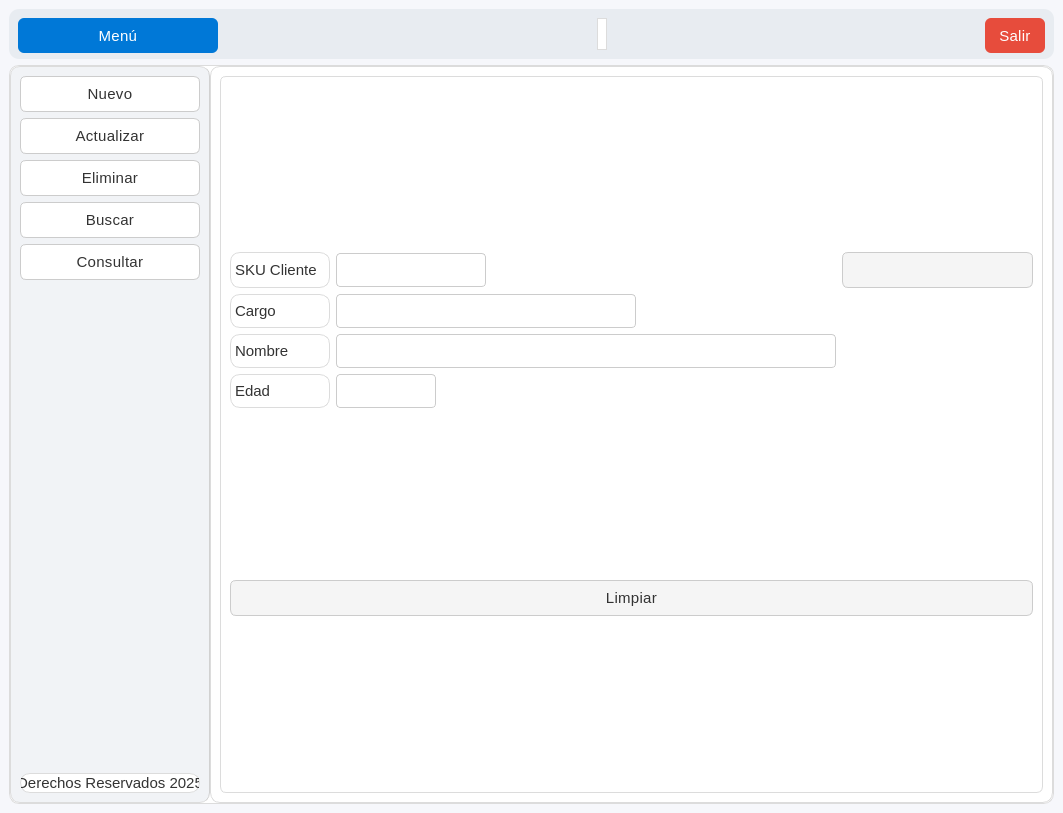
<?xml version="1.0" encoding="UTF-8"?>
<ui version="4.0">
 <class>MainWindow</class>
 <widget class="QMainWindow" name="MainWindow">
  <property name="geometry">
   <rect>
    <x>0</x>
    <y>0</y>
    <width>1063</width>
    <height>813</height>
   </rect>
  </property>
  <property name="windowTitle">
   <string>MainWindow</string>
  </property>
  <property name="styleSheet">
   <string notr="true">/* === Estilo general === */
QMainWindow {
    background-color: #f6f7fb;
    color: #333333;
    font-family: &quot;Segoe UI Variable&quot;, &quot;Roboto&quot;, &quot;Open Sans&quot;, sans-serif;
    font-size: 16px;
    font-weight: 300; /* Más delgada */
}

/* === Frames === */
QFrame {
    background-color: #ffffff;
    border-radius: 10px;
    border: 1px solid #dcdcdc;
}

/* Barra superior */
#frame_superior {
    background-color: #e8ecf1;
    border: none;
}

/* Panel lateral */
#frame_lateral {
    background-color: #f1f3f6;
    border-right: 1px solid #d1d1d1;
}

/* Área principal */
#frame_paginas {
    background-color: #ffffff;
}

/* === Botones === */
QPushButton {
    background-color: #f5f5f5;
    color: #333333;
    border: 1px solid #cccccc;
    border-radius: 6px;
    padding: 8px 14px;
    font-weight: 400;
    font-size: 15px;
    letter-spacing: 0.3px;
}

QPushButton:hover {
    background-color: #0078d7;
    color: #ffffff;
    border: 1px solid #0078d7;
}

QPushButton:pressed {
    background-color: #005a9e;
    color: #ffffff;
    border: 1px solid #005a9e;
}

/* Botón principal (Menú) */
#boton_menu {
    background-color: #0078d7;
    color: white;
    border: none;
    font-weight: 400;
}
#boton_menu:hover {
    background-color: #006cbe;
}
#boton_menu:pressed {
    background-color: #005a9e;
}

/* Botón salir */
#boton_salir {
    background-color: #e74c3c;
    color: white;
    border: none;
}
#boton_salir:hover {
    background-color: #c0392b;
}
#boton_salir:pressed {
    background-color: #a93226;
}

/* === Campos de texto === */
QLineEdit {
    background-color: #ffffff;
    color: #333333;
    border: 1px solid #cccccc;
    border-radius: 4px;
    padding: 6px 8px;
    font-size: 15px;
    font-weight: 300;
}

QLineEdit:focus {
    border: 1px solid #0078d7;
    background-color: #f9fcff;
}

/* === Labels === */
QLabel {
    color: #333333;
    font-weight: 300;
    font-size: 15px;
}

/* Label inferior o secundario */
#label {
    color: #666666;
    font-size: 13px;
    font-style: italic;
}

/* === Stacked Widget === */
QStackedWidget {
    background-color: #ffffff;
    border: 1px solid #dcdcdc;
    border-radius: 6px;
}

/* === Scrollbars === */
QScrollBar:vertical {
    border: none;
    background: #f0f0f0;
    width: 10px;
    border-radius: 4px;
}
QScrollBar::handle:vertical {
    background: #cccccc;
    min-height: 20px;
    border-radius: 4px;
}
QScrollBar::handle:vertical:hover {
    background: #0078d7;
}
QScrollBar::add-line:vertical,
QScrollBar::sub-line:vertical {
    height: 0;
}

/* === Layouts === */
QVBoxLayout, QHBoxLayout {
    spacing: 10px;
}

/* === Botones laterales === */
#boton_agregar, #boton_buscar, #boton_actualizar, #boton_eliminar, #boton_consultar {
    background-color: #ffffff;
    border: 1px solid #cccccc;
    color: #333333;
    font-weight: 400;
    font-size: 15px;
}

#boton_agregar:hover, 
#boton_buscar:hover, 
#boton_actualizar:hover, 
#boton_eliminar:hover,
#boton_consultar:hover {
    background-color: #e8f0fe;
    border: 1px solid #0078d7;
    color: #0078d7;
}

#boton_agregar:pressed, 
#boton_buscar:pressed, 
#boton_actualizar:pressed, 
#boton_eliminar:pressed ,
#boton_consultar:pressed{
    background-color: #cce0ff;
}

/* === Tooltips === */
QToolTip {
    background-color: #ffffff;
    color: #333333;
    border: 1px solid #0078d7;
    padding: 6px;
    border-radius: 4px;
    font-size: 14px;
}</string>
  </property>
  <widget class="QWidget" name="centralwidget">
   <layout class="QVBoxLayout" name="verticalLayout" stretch="1,8">
    <item>
     <widget class="QFrame" name="frame_superior">
      <property name="minimumSize">
       <size>
        <width>0</width>
        <height>50</height>
       </size>
      </property>
      <property name="maximumSize">
       <size>
        <width>16777215</width>
        <height>50</height>
       </size>
      </property>
      <property name="frameShape">
       <enum>QFrame::StyledPanel</enum>
      </property>
      <property name="frameShadow">
       <enum>QFrame::Raised</enum>
      </property>
      <layout class="QHBoxLayout" name="horizontalLayout">
       <item>
        <widget class="QPushButton" name="boton_menu">
         <property name="minimumSize">
          <size>
           <width>200</width>
           <height>35</height>
          </size>
         </property>
         <property name="text">
          <string>Menú</string>
         </property>
         <property name="icon">
          <iconset>
           <normaloff>../resources/imagenes/boton_menu.png</normaloff>../resources/imagenes/boton_menu.png</iconset>
         </property>
         <property name="iconSize">
          <size>
           <width>32</width>
           <height>32</height>
          </size>
         </property>
        </widget>
       </item>
       <item>
        <spacer name="horizontalSpacer">
         <property name="orientation">
          <enum>Qt::Horizontal</enum>
         </property>
         <property name="sizeHint" stdset="0">
          <size>
           <width>330</width>
           <height>20</height>
          </size>
         </property>
        </spacer>
       </item>
       <item>
        <widget class="QLabel" name="label">
         <property name="text">
          <string/>
         </property>
        </widget>
       </item>
       <item>
        <spacer name="horizontalSpacer_2">
         <property name="orientation">
          <enum>Qt::Horizontal</enum>
         </property>
         <property name="sizeHint" stdset="0">
          <size>
           <width>329</width>
           <height>20</height>
          </size>
         </property>
        </spacer>
       </item>
       <item>
        <widget class="QPushButton" name="boton_salir">
         <property name="minimumSize">
          <size>
           <width>0</width>
           <height>35</height>
          </size>
         </property>
         <property name="text">
          <string>Salir</string>
         </property>
         <property name="icon">
          <iconset>
           <normaloff>../resources/imagenes/salir.png</normaloff>../resources/imagenes/salir.png</iconset>
         </property>
         <property name="iconSize">
          <size>
           <width>32</width>
           <height>32</height>
          </size>
         </property>
        </widget>
       </item>
      </layout>
     </widget>
    </item>
    <item>
     <widget class="QFrame" name="frame_central">
      <property name="frameShape">
       <enum>QFrame::StyledPanel</enum>
      </property>
      <property name="frameShadow">
       <enum>QFrame::Raised</enum>
      </property>
      <layout class="QHBoxLayout" name="horizontalLayout_2">
       <property name="spacing">
        <number>0</number>
       </property>
       <property name="leftMargin">
        <number>0</number>
       </property>
       <property name="topMargin">
        <number>0</number>
       </property>
       <property name="rightMargin">
        <number>0</number>
       </property>
       <property name="bottomMargin">
        <number>0</number>
       </property>
       <item>
        <widget class="QFrame" name="frame_lateral">
         <property name="minimumSize">
          <size>
           <width>200</width>
           <height>0</height>
          </size>
         </property>
         <property name="maximumSize">
          <size>
           <width>0</width>
           <height>16777215</height>
          </size>
         </property>
         <property name="frameShape">
          <enum>QFrame::StyledPanel</enum>
         </property>
         <property name="frameShadow">
          <enum>QFrame::Raised</enum>
         </property>
         <layout class="QVBoxLayout" name="verticalLayout_2">
          <item>
           <widget class="QPushButton" name="boton_agregar">
            <property name="text">
             <string>Nuevo</string>
            </property>
            <property name="icon">
             <iconset>
              <normaloff>../resources/imagenes/boton_agregar.png</normaloff>../resources/imagenes/boton_agregar.png</iconset>
            </property>
            <property name="iconSize">
             <size>
              <width>32</width>
              <height>32</height>
             </size>
            </property>
           </widget>
          </item>
          <item>
           <widget class="QPushButton" name="boton_actualizar">
            <property name="text">
             <string>Actualizar</string>
            </property>
            <property name="icon">
             <iconset>
              <normaloff>../resources/imagenes/boton_modificar.png</normaloff>../resources/imagenes/boton_modificar.png</iconset>
            </property>
            <property name="iconSize">
             <size>
              <width>32</width>
              <height>32</height>
             </size>
            </property>
           </widget>
          </item>
          <item>
           <widget class="QPushButton" name="boton_eliminar">
            <property name="text">
             <string>Eliminar</string>
            </property>
            <property name="icon">
             <iconset>
              <normaloff>../resources/imagenes/boton_eliminar.png</normaloff>../resources/imagenes/boton_eliminar.png</iconset>
            </property>
            <property name="iconSize">
             <size>
              <width>32</width>
              <height>32</height>
             </size>
            </property>
           </widget>
          </item>
          <item>
           <widget class="QPushButton" name="boton_buscar">
            <property name="text">
             <string>Buscar</string>
            </property>
            <property name="icon">
             <iconset>
              <normaloff>../resources/imagenes/BUSCAR.png</normaloff>../resources/imagenes/BUSCAR.png</iconset>
            </property>
            <property name="iconSize">
             <size>
              <width>32</width>
              <height>32</height>
             </size>
            </property>
           </widget>
          </item>
          <item>
           <widget class="QPushButton" name="boton_consultar">
            <property name="text">
             <string>Consultar</string>
            </property>
            <property name="icon">
             <iconset>
              <normaloff>../resources/imagenes/boton_consultar.png</normaloff>../resources/imagenes/boton_consultar.png</iconset>
            </property>
            <property name="iconSize">
             <size>
              <width>32</width>
              <height>32</height>
             </size>
            </property>
           </widget>
          </item>
          <item>
           <spacer name="verticalSpacer">
            <property name="orientation">
             <enum>Qt::Vertical</enum>
            </property>
            <property name="sizeHint" stdset="0">
             <size>
              <width>20</width>
              <height>292</height>
             </size>
            </property>
           </spacer>
          </item>
          <item>
           <widget class="QLabel" name="label_mensaje">
            <property name="text">
             <string>Derechos Reservados 2025</string>
            </property>
            <property name="alignment">
             <set>Qt::AlignCenter</set>
            </property>
           </widget>
          </item>
         </layout>
        </widget>
       </item>
       <item>
        <widget class="QFrame" name="frame_paginas">
         <property name="frameShape">
          <enum>QFrame::StyledPanel</enum>
         </property>
         <property name="frameShadow">
          <enum>QFrame::Raised</enum>
         </property>
         <layout class="QVBoxLayout" name="verticalLayout_3">
          <item>
           <widget class="QStackedWidget" name="stackedWidget">
            <property name="currentIndex">
             <number>3</number>
            </property>
            <widget class="QWidget" name="page_agregar">
             <layout class="QVBoxLayout" name="verticalLayout_8">
              <item>
               <layout class="QVBoxLayout" name="verticalLayout_4">
                <item>
                 <layout class="QGridLayout" name="gridLayout">
                  <item row="0" column="0">
                   <widget class="QLabel" name="label_2">
                    <property name="minimumSize">
                     <size>
                      <width>100</width>
                      <height>0</height>
                     </size>
                    </property>
                    <property name="maximumSize">
                     <size>
                      <width>100</width>
                      <height>16777215</height>
                     </size>
                    </property>
                    <property name="text">
                     <string>SKU Cliente</string>
                    </property>
                   </widget>
                  </item>
                  <item row="0" column="1">
                   <widget class="QLineEdit" name="sku_agregar">
                    <property name="minimumSize">
                     <size>
                      <width>150</width>
                      <height>0</height>
                     </size>
                    </property>
                    <property name="maximumSize">
                     <size>
                      <width>150</width>
                      <height>16777215</height>
                     </size>
                    </property>
                   </widget>
                  </item>
                  <item row="1" column="0">
                   <widget class="QLabel" name="label_3">
                    <property name="text">
                     <string>Cargo</string>
                    </property>
                   </widget>
                  </item>
                  <item row="1" column="1">
                   <widget class="QLineEdit" name="cargo_agregar">
                    <property name="minimumSize">
                     <size>
                      <width>0</width>
                      <height>0</height>
                     </size>
                    </property>
                    <property name="maximumSize">
                     <size>
                      <width>300</width>
                      <height>16777215</height>
                     </size>
                    </property>
                   </widget>
                  </item>
                  <item row="2" column="0">
                   <widget class="QLabel" name="label_4">
                    <property name="text">
                     <string>Nombre</string>
                    </property>
                   </widget>
                  </item>
                  <item row="2" column="1">
                   <widget class="QLineEdit" name="nombre_agregar">
                    <property name="minimumSize">
                     <size>
                      <width>500</width>
                      <height>0</height>
                     </size>
                    </property>
                    <property name="maximumSize">
                     <size>
                      <width>50</width>
                      <height>16777215</height>
                     </size>
                    </property>
                   </widget>
                  </item>
                  <item row="3" column="0">
                   <widget class="QLabel" name="label_5">
                    <property name="text">
                     <string>Edad</string>
                    </property>
                   </widget>
                  </item>
                  <item row="3" column="1">
                   <widget class="QLineEdit" name="edad_agregar">
                    <property name="minimumSize">
                     <size>
                      <width>100</width>
                      <height>0</height>
                     </size>
                    </property>
                    <property name="maximumSize">
                     <size>
                      <width>100</width>
                      <height>16777215</height>
                     </size>
                    </property>
                   </widget>
                  </item>
                 </layout>
                </item>
                <item>
                 <widget class="QPushButton" name="accion_guardar">
                  <property name="text">
                   <string>Guardar</string>
                  </property>
                  <property name="icon">
                   <iconset>
                    <normaloff>../resources/imagenes/guardar.png</normaloff>../resources/imagenes/guardar.png</iconset>
                  </property>
                  <property name="iconSize">
                   <size>
                    <width>32</width>
                    <height>32</height>
                   </size>
                  </property>
                 </widget>
                </item>
               </layout>
              </item>
             </layout>
            </widget>
            <widget class="QWidget" name="page_actualizar">
             <layout class="QVBoxLayout" name="verticalLayout_5">
              <item>
               <layout class="QGridLayout" name="gridLayout_2">
                <item row="3" column="0">
                 <widget class="QLabel" name="label_9">
                  <property name="text">
                   <string>Edad</string>
                  </property>
                 </widget>
                </item>
                <item row="2" column="1">
                 <widget class="QLineEdit" name="nombre_actualizar">
                  <property name="minimumSize">
                   <size>
                    <width>50</width>
                    <height>0</height>
                   </size>
                  </property>
                  <property name="maximumSize">
                   <size>
                    <width>500</width>
                    <height>16777215</height>
                   </size>
                  </property>
                 </widget>
                </item>
                <item row="3" column="1">
                 <widget class="QLineEdit" name="edad_actualizar">
                  <property name="minimumSize">
                   <size>
                    <width>100</width>
                    <height>0</height>
                   </size>
                  </property>
                  <property name="maximumSize">
                   <size>
                    <width>100</width>
                    <height>16777215</height>
                   </size>
                  </property>
                 </widget>
                </item>
                <item row="2" column="0">
                 <widget class="QLabel" name="label_8">
                  <property name="text">
                   <string>Nombre</string>
                  </property>
                 </widget>
                </item>
                <item row="0" column="0">
                 <widget class="QLabel" name="label_6">
                  <property name="minimumSize">
                   <size>
                    <width>100</width>
                    <height>0</height>
                   </size>
                  </property>
                  <property name="maximumSize">
                   <size>
                    <width>100</width>
                    <height>16777215</height>
                   </size>
                  </property>
                  <property name="text">
                   <string>SKU Cliente</string>
                  </property>
                 </widget>
                </item>
                <item row="0" column="1">
                 <widget class="QLineEdit" name="sku_actualizar">
                  <property name="minimumSize">
                   <size>
                    <width>150</width>
                    <height>0</height>
                   </size>
                  </property>
                  <property name="maximumSize">
                   <size>
                    <width>150</width>
                    <height>16777215</height>
                   </size>
                  </property>
                 </widget>
                </item>
                <item row="1" column="1">
                 <widget class="QLineEdit" name="cargo_actualizar">
                  <property name="maximumSize">
                   <size>
                    <width>300</width>
                    <height>16777215</height>
                   </size>
                  </property>
                 </widget>
                </item>
                <item row="1" column="0">
                 <widget class="QLabel" name="label_7">
                  <property name="text">
                   <string>Cargo</string>
                  </property>
                 </widget>
                </item>
                <item row="0" column="2">
                 <widget class="QPushButton" name="buscar_actualizar">
                  <property name="text">
                   <string/>
                  </property>
                  <property name="icon">
                   <iconset>
                    <normaloff>../resources/imagenes/BUSCAR.png</normaloff>../resources/imagenes/BUSCAR.png</iconset>
                  </property>
                  <property name="iconSize">
                   <size>
                    <width>32</width>
                    <height>32</height>
                   </size>
                  </property>
                 </widget>
                </item>
               </layout>
              </item>
              <item>
               <widget class="QPushButton" name="accion_actualizar">
                <property name="text">
                 <string>Actualizar</string>
                </property>
                <property name="icon">
                 <iconset>
                  <normaloff>../resources/imagenes/boton_modificar.png</normaloff>../resources/imagenes/boton_modificar.png</iconset>
                </property>
                <property name="iconSize">
                 <size>
                  <width>32</width>
                  <height>32</height>
                 </size>
                </property>
               </widget>
              </item>
             </layout>
            </widget>
            <widget class="QWidget" name="page_eliminar">
             <layout class="QVBoxLayout" name="verticalLayout_7">
              <item>
               <layout class="QVBoxLayout" name="verticalLayout_6">
                <item>
                 <layout class="QGridLayout" name="gridLayout_3">
                  <item row="3" column="0">
                   <widget class="QLabel" name="label_10">
                    <property name="text">
                     <string>Edad</string>
                    </property>
                   </widget>
                  </item>
                  <item row="2" column="1">
                   <widget class="QLineEdit" name="nombre_eliminar">
                    <property name="minimumSize">
                     <size>
                      <width>50</width>
                      <height>0</height>
                     </size>
                    </property>
                    <property name="maximumSize">
                     <size>
                      <width>500</width>
                      <height>16777215</height>
                     </size>
                    </property>
                   </widget>
                  </item>
                  <item row="3" column="1">
                   <widget class="QLineEdit" name="edad_eliminar">
                    <property name="minimumSize">
                     <size>
                      <width>100</width>
                      <height>0</height>
                     </size>
                    </property>
                    <property name="maximumSize">
                     <size>
                      <width>100</width>
                      <height>16777215</height>
                     </size>
                    </property>
                   </widget>
                  </item>
                  <item row="2" column="0">
                   <widget class="QLabel" name="label_11">
                    <property name="text">
                     <string>Nombre</string>
                    </property>
                   </widget>
                  </item>
                  <item row="0" column="0">
                   <widget class="QLabel" name="label_12">
                    <property name="minimumSize">
                     <size>
                      <width>100</width>
                      <height>0</height>
                     </size>
                    </property>
                    <property name="maximumSize">
                     <size>
                      <width>100</width>
                      <height>16777215</height>
                     </size>
                    </property>
                    <property name="text">
                     <string>SKU Cliente</string>
                    </property>
                   </widget>
                  </item>
                  <item row="0" column="1">
                   <widget class="QLineEdit" name="sku_eliminar">
                    <property name="minimumSize">
                     <size>
                      <width>150</width>
                      <height>0</height>
                     </size>
                    </property>
                    <property name="maximumSize">
                     <size>
                      <width>150</width>
                      <height>16777215</height>
                     </size>
                    </property>
                   </widget>
                  </item>
                  <item row="1" column="1">
                   <widget class="QLineEdit" name="cargo_eliminar">
                    <property name="maximumSize">
                     <size>
                      <width>300</width>
                      <height>16777215</height>
                     </size>
                    </property>
                   </widget>
                  </item>
                  <item row="1" column="0">
                   <widget class="QLabel" name="label_13">
                    <property name="text">
                     <string>Cargo</string>
                    </property>
                   </widget>
                  </item>
                  <item row="0" column="2">
                   <widget class="QPushButton" name="buscar_eliminar">
                    <property name="text">
                     <string/>
                    </property>
                    <property name="icon">
                     <iconset>
                      <normaloff>../resources/imagenes/BUSCAR.png</normaloff>../resources/imagenes/BUSCAR.png</iconset>
                    </property>
                    <property name="iconSize">
                     <size>
                      <width>32</width>
                      <height>32</height>
                     </size>
                    </property>
                   </widget>
                  </item>
                 </layout>
                </item>
                <item>
                 <widget class="QPushButton" name="accion__eliminar">
                  <property name="text">
                   <string>Eliminar</string>
                  </property>
                  <property name="icon">
                   <iconset>
                    <normaloff>../resources/imagenes/boton_eliminar.png</normaloff>../resources/imagenes/boton_eliminar.png</iconset>
                  </property>
                  <property name="iconSize">
                   <size>
                    <width>32</width>
                    <height>32</height>
                   </size>
                  </property>
                 </widget>
                </item>
               </layout>
              </item>
             </layout>
            </widget>
            <widget class="QWidget" name="page_buscar">
             <layout class="QVBoxLayout" name="verticalLayout_10">
              <item>
               <layout class="QGridLayout" name="gridLayout_4">
                <item row="0" column="0">
                 <widget class="QLabel" name="label_16">
                  <property name="minimumSize">
                   <size>
                    <width>100</width>
                    <height>0</height>
                   </size>
                  </property>
                  <property name="maximumSize">
                   <size>
                    <width>100</width>
                    <height>16777215</height>
                   </size>
                  </property>
                  <property name="text">
                   <string>SKU Cliente</string>
                  </property>
                 </widget>
                </item>
                <item row="0" column="1">
                 <widget class="QLineEdit" name="sku_buscar">
                  <property name="minimumSize">
                   <size>
                    <width>150</width>
                    <height>0</height>
                   </size>
                  </property>
                  <property name="maximumSize">
                   <size>
                    <width>150</width>
                    <height>16777215</height>
                   </size>
                  </property>
                 </widget>
                </item>
                <item row="0" column="2">
                 <widget class="QPushButton" name="buscar_buscar">
                  <property name="text">
                   <string/>
                  </property>
                  <property name="icon">
                   <iconset>
                    <normaloff>../resources/imagenes/BUSCAR.png</normaloff>../resources/imagenes/BUSCAR.png</iconset>
                  </property>
                  <property name="iconSize">
                   <size>
                    <width>32</width>
                    <height>32</height>
                   </size>
                  </property>
                 </widget>
                </item>
                <item row="1" column="0">
                 <widget class="QLabel" name="label_17">
                  <property name="text">
                   <string>Cargo</string>
                  </property>
                 </widget>
                </item>
                <item row="2" column="0">
                 <widget class="QLabel" name="label_15">
                  <property name="text">
                   <string>Nombre</string>
                  </property>
                 </widget>
                </item>
                <item row="3" column="0">
                 <widget class="QLabel" name="label_14">
                  <property name="text">
                   <string>Edad</string>
                  </property>
                 </widget>
                </item>
                <item row="3" column="1">
                 <widget class="QLineEdit" name="edad_buscar">
                  <property name="minimumSize">
                   <size>
                    <width>100</width>
                    <height>0</height>
                   </size>
                  </property>
                  <property name="maximumSize">
                   <size>
                    <width>100</width>
                    <height>16777215</height>
                   </size>
                  </property>
                 </widget>
                </item>
                <item row="1" column="1">
                 <widget class="QLineEdit" name="cargo_buscar">
                  <property name="maximumSize">
                   <size>
                    <width>300</width>
                    <height>16777215</height>
                   </size>
                  </property>
                 </widget>
                </item>
                <item row="2" column="1">
                 <widget class="QLineEdit" name="nombre_buscar">
                  <property name="minimumSize">
                   <size>
                    <width>50</width>
                    <height>0</height>
                   </size>
                  </property>
                  <property name="maximumSize">
                   <size>
                    <width>500</width>
                    <height>16777215</height>
                   </size>
                  </property>
                 </widget>
                </item>
               </layout>
              </item>
              <item>
               <widget class="QPushButton" name="accion_limpiar">
                <property name="text">
                 <string>Limpiar</string>
                </property>
                <property name="icon">
                 <iconset>
                  <normaloff>../resources/imagenes/limpiar.png</normaloff>../resources/imagenes/limpiar.png</iconset>
                </property>
                <property name="iconSize">
                 <size>
                  <width>32</width>
                  <height>32</height>
                 </size>
                </property>
               </widget>
              </item>
             </layout>
            </widget>
            <widget class="QWidget" name="page_consultar">
             <layout class="QVBoxLayout" name="verticalLayout_9">
              <item>
               <widget class="QPushButton" name="boton_refresh">
                <property name="text">
                 <string/>
                </property>
                <property name="icon">
                 <iconset>
                  <normaloff>../resources/imagenes/boton_refrescar.png</normaloff>../resources/imagenes/boton_refrescar.png</iconset>
                </property>
                <property name="iconSize">
                 <size>
                  <width>32</width>
                  <height>32</height>
                 </size>
                </property>
               </widget>
              </item>
              <item>
               <widget class="QTableWidget" name="tabla_consulta">
                <property name="styleSheet">
                 <string notr="true">/* === Tablas === */
QTableWidget {
    background-color: #ffffff;
    color: #333333;
    gridline-color: #e0e0e0;
    border: 1px solid #dcdcdc;
    border-radius: 6px;
    font-family: &quot;Segoe UI Variable&quot;, &quot;Roboto&quot;, &quot;Open Sans&quot;, sans-serif;
    font-size: 15px;
    font-weight: 300;
    selection-background-color: #e8f0fe; /* azul claro al seleccionar */
    selection-color: #0078d7;
    alternate-background-color: #f9fafc; /* filas alternadas */
}

/* Cabecera horizontal */
QHeaderView::section {
    background-color: #f1f3f6;
    color: #333333;
    border: 1px solid #dcdcdc;
    border-radius: 4px;
    font-weight: 400;
    font-size: 15px;
    padding: 8px;
}

/* Cabecera horizontal al pasar el cursor */
QHeaderView::section:hover {
    background-color: #e8ecf1;
}

/* Celdas */
QTableWidget::item {
    padding: 6px;
    border: none;
}

/* Celda seleccionada */
QTableWidget::item:selected {
    background-color: #e8f0fe;
    color: #0078d7;
}

/* Bordes del header alineados al contenido */
QHeaderView {
    border: none;
}

/* Barra de desplazamiento dentro de la tabla */
QTableCornerButton::section {
    background-color: #f1f3f6;
    border: 1px solid #dcdcdc;
}

/* Scrollbars coherentes dentro de tablas */
QTableWidget QScrollBar:vertical {
    border: none;
    background: #f0f0f0;
    width: 10px;
    border-radius: 4px;
}
QTableWidget QScrollBar::handle:vertical {
    background: #cccccc;
    min-height: 20px;
    border-radius: 4px;
}
QTableWidget QScrollBar::handle:vertical:hover {
    background: #0078d7;
}
QTableWidget QScrollBar::add-line:vertical,
QTableWidget QScrollBar::sub-line:vertical {
    height: 0;
}</string>
                </property>
                <column>
                 <property name="text">
                  <string>SKU Cliente</string>
                 </property>
                </column>
                <column>
                 <property name="text">
                  <string>Cargo</string>
                 </property>
                </column>
                <column>
                 <property name="text">
                  <string>Nombre</string>
                 </property>
                </column>
                <column>
                 <property name="text">
                  <string>Edad</string>
                 </property>
                </column>
               </widget>
              </item>
             </layout>
            </widget>
           </widget>
          </item>
         </layout>
        </widget>
       </item>
      </layout>
     </widget>
    </item>
   </layout>
  </widget>
 </widget>
 <resources/>
 <connections/>
</ui>
